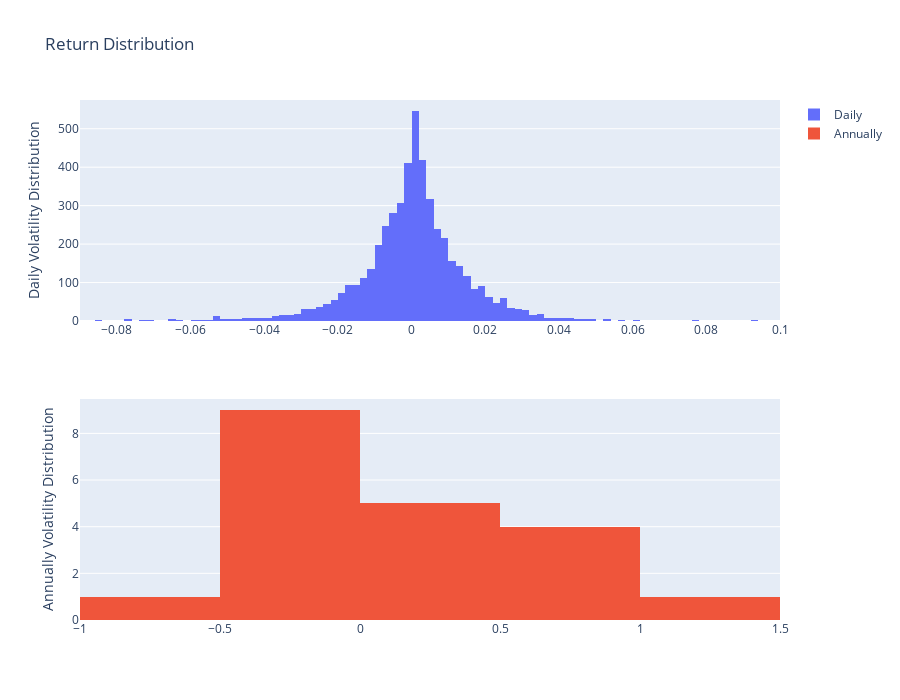

Notebook code cell kept with this figure:
### Markdown cell above
Plot the histogram of daily returns.

### Code cell
# Initialize figure with subplots
fig = make_subplots(rows=2, cols=1)
fig.append_trace(go.Histogram(x=sci_daily_returns['daily.return'],name = "Daily"),row = 1,col = 1)
fig.append_trace(go.Histogram(x=sci_annual_returns['ann.return'],name = "Annually"),row = 2,col = 1)
fig.update_yaxes(title_text="Daily Volatility Distribution", row=1, col=1)
fig.update_yaxes(title_text="Annually Volatility Distribution", row=2, col=1)
fig.update_layout(title_text="Return Distribution", height=700)
fig.show()

### Figure 1 — Plotly figure (JSON) as saved in the notebook; plotly's stock layout.template omitted (floating-point values rounded to 4 significant figures; data arrays with more than 128 entries replaced by an {"elided": "..."} marker saying what was removed)
{"data": [{"name": "Daily", "type": "histogram", "x": {"elided": "4998 float values"}, "xaxis": "x", "yaxis": "y"}, {"name": "Annually", "type": "histogram", "x": [0.5173, -0.2062, -0.1752, 0.1027, -0.154, -0.08325, 1.304, 0.9666, -0.6539, 0.7998, -0.1431, -0.2168, 0.0317, -0.06749, 0.5287, 0.09414, -0.1231, 0.06558, -0.2459, 0.223], "xaxis": "x2", "yaxis": "y2"}], "layout": {"height": 700, "title": {"text": "Return Distribution"}, "xaxis": {"anchor": "y", "domain": [0, 1]}, "xaxis2": {"anchor": "y2", "domain": [0, 1]}, "yaxis": {"anchor": "x", "domain": [0.575, 1], "title": {"text": "Daily Volatility Distribution"}}, "yaxis2": {"anchor": "x2", "domain": [0, 0.425], "title": {"text": "Annually Volatility Distribution"}}}}
